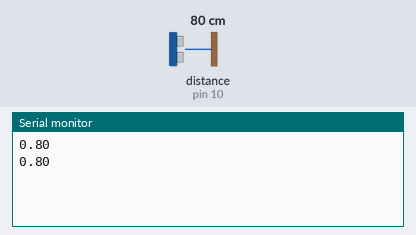
A sketch run on a simulated Arduino Uno, built with avr-gcc and run on an emulated ATmega328P. Parts: the last lines printed to the serial monitor. Wiring (inferred from the names in the program): ultrasonic range finder: trigger pin 9; echo pin 10. Inputs (shaded band) come from the test bench; at power-on: distance to the obstacle (sensor on pin 10) 80 cm. The echo pulse lasts 58.3 µs per cm.

Above: at 2.8 s.
2.9 s: distance to the obstacle (sensor on pin 10) set to 2 cm
At 5.2 s:
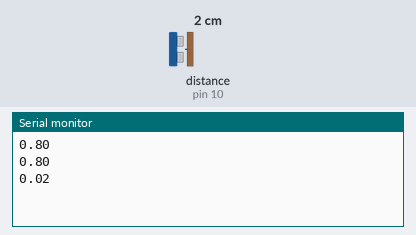
5.6 s: distance to the obstacle (sensor on pin 10) set to 4 cm
At 6.9 s:
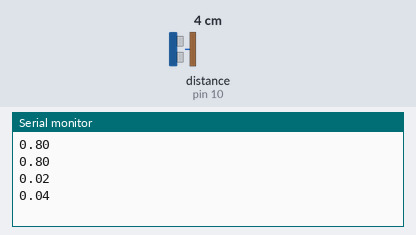
Timing chart, 0 to 8.6 s (numbered marks = the images above; inputs shaded):
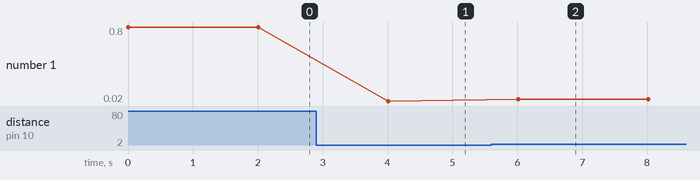

The sketch:

ArduinoSilo.ino
```cpp
// Código novo só retornando a distância
float tempo;
float distancia;

int trig = 9;
int echo = 10;

void setup() {
  Serial.begin(9600);
  pinMode(trig, OUTPUT);
  pinMode(echo, INPUT);
}

void loop() {
  digitalWrite(trig, LOW);
  delayMicroseconds(2);
  digitalWrite(trig, HIGH);
  delayMicroseconds(10);
  digitalWrite(trig, LOW);

  tempo = pulseIn(echo, HIGH);
  distancia = ((tempo / 2.0) * 0.0343) / 100.0;

  Serial.println(distancia);

  delay(2000);
}

/*
-- Código antigo:

float tempo;
float distancia = 0;

int trig = 9;
int echo = 10;

//float alturaCilindro = 11.0;
//float alturaCone = 4.0;
//float raioSilo = 3.0;
//float pi = 3.14;

//float percentualLimite = 95.0;
//float percentualAlerta = 90.0;
//float percentualMinimo = 10.0;

float alturaCilindro = 0.156;
float alturaCone = 0.0568;
float raioSilo = 0.0426;
float pi = 3.14;

float percentualLimite = 85.0;
float percentualAlerta = 75.0;
float percentualMinimo = 10.0;

float areaCirculo;
float volumeCilindro;
float volumeCone;
float volumeTotal;
float volumeGraos = 0;

void setup() {
  Serial.begin(9600);

  pinMode(trig, OUTPUT);
  pinMode(echo, INPUT);

  areaCirculo = (raioSilo * raioSilo) * pi;
  volumeCilindro = areaCirculo * alturaCilindro;
  volumeCone = (1.0 / 3.0) * areaCirculo * alturaCone;
  volumeTotal = volumeCilindro + volumeCone;
}

void loop() {

// Disparo do sensor
digitalWrite(trig, LOW);
delayMicroseconds(2);

digitalWrite(trig, HIGH);
delayMicroseconds(10);

digitalWrite(trig, LOW);

tempo = pulseIn(echo, HIGH);

distancia = ((tempo / 2.0) * 0.0343) / 100.0;

if (distancia >= alturaCilindro) {

float alturaGraosCone = (alturaCilindro + alturaCone) - distancia;

if (alturaGraosCone < 0) alturaGraosCone = 0;

volumeGraos = (1.0 / 3.0) * areaCirculo * alturaGraosCone;

} else {

float alturaGraosCilindro = alturaCilindro - distancia;

if (alturaGraosCilindro < 0) alturaGraosCilindro = 0;

volumeGraos = volumeCone + (alturaGraosCilindro * areaCirculo);
}

float percentual = (volumeGraos / volumeTotal) * 100.0;

Serial.print(distancia);
Serial.print(';');
Serial.print(percentual);
Serial.print(';');

if (percentual >= percentualLimite) {
  Serial.print(2);
}
else if (percentual >= percentualAlerta) {
  Serial.print(1);
}
else {
  Serial.print(0);
}

Serial.println(";");

delay(2000);
}


-- Os mesmos cálculos só que prontos pra por na API:

const config = {
  alturaCilindro: 0.156,
  alturaCone: 0.0568,
  raioSilo: 0.0426,
  pi: 3.14,
  percentualLimite: 85.0,
  percentualAlerta: 75.0,
  percentualMinimo: 10.0,
}

function calcularSilo(distancia) {
  const areaCirculo = (config.raioSilo * config.raioSilo) * config.pi
  const volumeCilindro = areaCirculo * config.alturaCilindro
  const volumeCone = (1.0 / 3.0) * areaCirculo * config.alturaCone
  const volumeTotal = volumeCilindro + volumeCone

  let volumeGraos = 0

  if (distancia >= config.alturaCilindro) {
    let alturaGraosCone = (config.alturaCilindro + config.alturaCone) - distancia
    if (alturaGraosCone < 0) alturaGraosCone = 0
    volumeGraos = (1.0 / 3.0) * areaCirculo * alturaGraosCone
  } else {
    let alturaGraosCilindro = config.alturaCilindro - distancia
    if (alturaGraosCilindro < 0) alturaGraosCilindro = 0
    volumeGraos = volumeCone + (alturaGraosCilindro * areaCirculo)
  }

  const percentual = (volumeGraos / volumeTotal) * 100.0

  let status = 0
  if (percentual >= config.percentualLimite) status = 2
  else if (percentual >= config.percentualAlerta) status = 1

  return { distancia, percentual, status }
}
*/
```

Measured:
- after the input at 2.9 s, the serial monitor: prints a new line after 1.1 s (image 1)
- after the input at 5.6 s, the serial monitor: prints a new line after 0.41 s (image 2)
- plotted number 1: 0.8 → 0.02 after the input at 2.9 s, 0.02 → 0.04 after the input at 5.6 s
